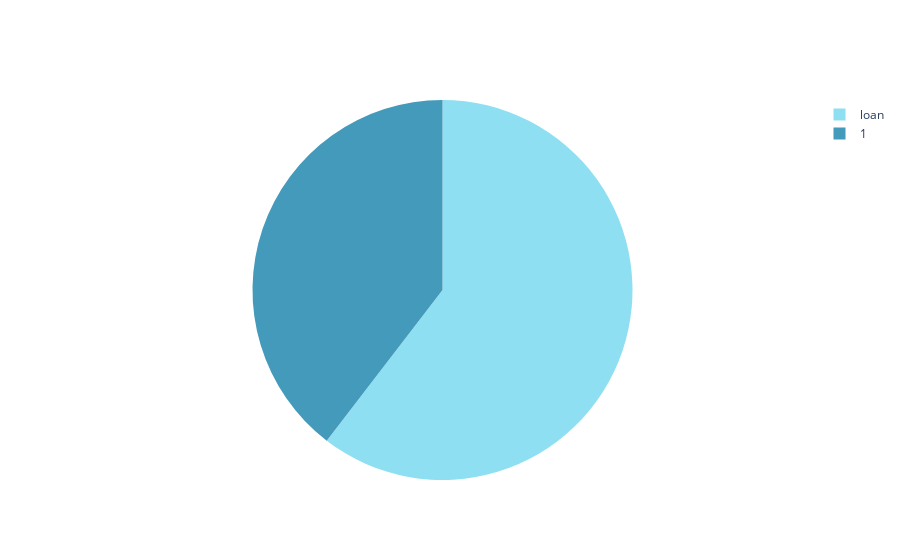

Here is the notebook cell this chart was saved with:
### Code cell
loan = gm.loc["Loan Draw", :].sum()
equity = gm.loc["Equity Draw", :].sum()
operating_cash =  gm.loc["Cash Flow", :].sum()
total = loan+equity

labels = ["loan", "", ]
values = [loan, operating_cash ]

fig = go.Figure(data=[go.Pie(labels=labels, values=values, textinfo="none", pull=[0, 0,])], )

fig.update_traces(marker=dict(colors=theme_colors[1:2]))
fig.show()

### Figure 1 — Plotly figure (JSON) as saved in the notebook; plotly's stock layout.template omitted (floating-point values rounded to 4 significant figures)
{"data": [{"labels": ["loan", ""], "marker": {"colors": ["#8fdff2"]}, "pull": [0, 0], "textinfo": "none", "type": "pie", "values": [550062792, 360200000.0]}], "layout": {}}
